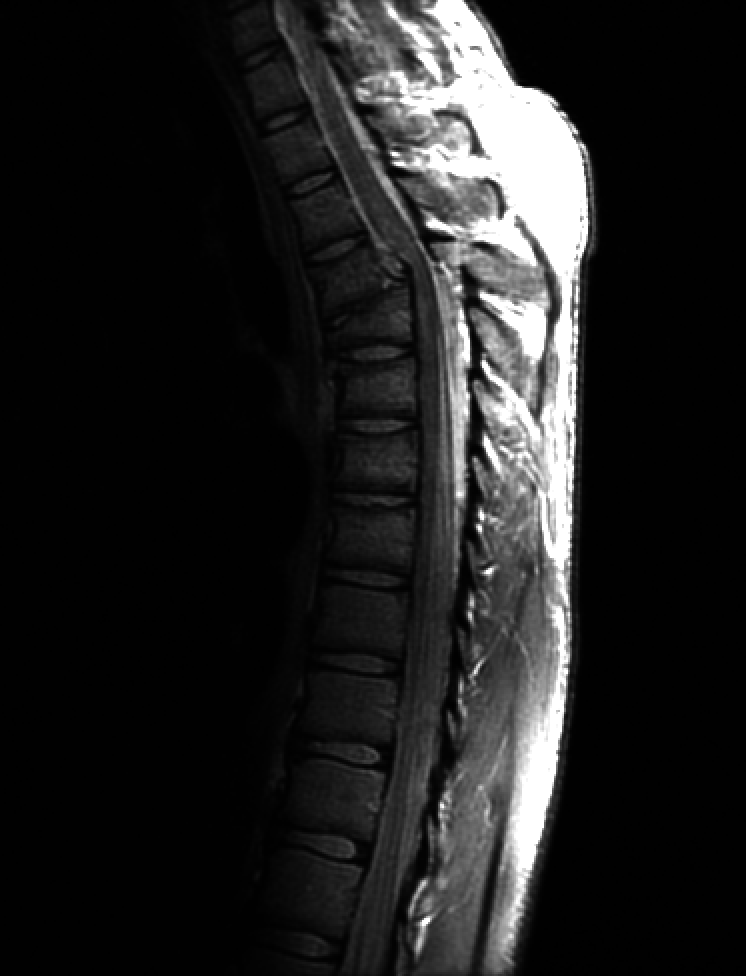
%> input picture Matlab_1/lab1/spine.tif, 746 x 976 px
$ octave lab1.m   (GNU Octave 9; MATLAB toolbox functions it lacks are replaced by stand-ins)
%> lines starting %> are read from the running program, lines starting %| are printed output that depends on the picture
### Matlab_1/final report/histstretch.m
% function for Histogram stretching %
% I = input any img ex; imread ('spine.tif')
% run the function ex: histstretch('spine.tif')

%%
function [s] = histstretch(img1)


img1 = im2double(img1);  % convert image into double format
[r,c]=size(img1);
a=min(img1(:));  % minimum intensity of the image
b=max(img1(:));  % maximum intensity of the image
s=zeros(r,c);

for i=1:r
    for j=1:c
        if img1(i,j)<a
            s(i,j)=0;
        elseif img1(i,j)>b
            s(i,j)=255;
            else
              s(i,j)= 255*(img1(i,j)-a)/(b-a); % implimentaion of the equation
            end
     end
end

subplot(2,2,1), imshow(img1); title ('original img')
subplot(2,2,2), imshow(uint8(s)); title ('histogramstretching img')
subplot(2,2,3), imhist(img1);  title ('before')
subplot(2,2,4),  imhist(uint8(s)); title ('after')
end

### Matlab_1/final report/histequa.m
function [E] = histequa(I)
%%
% function for Histogram stretching %
% I = input any img ex; imread ('spine.tif')
% run the function ex: histequa('spine.tif')

%%
numofpixels = size(I,1)* size(I,2);  %read the size of the image
figure, imshow(I);
title('Original Image');
E = uint8(zeros(size(I,1),size(I,2)));
f = zeros(256,1);
pf = zeros(256,1);
cum = zeros(256,1);
output = zeros(256,1);
n = 1:256;

for i = 1:size(I,1)
    for j = 1:size(I,2)
        value = I(i,j);
        f(value+1) = f(value+1)+1;  % counting number of each intensity level
        pf(value+1) = f(value+1)/numofpixels; % probability density function
    end
end
sum=0;
no_bins=255;
%The cumulative distribution probability is calculated.
for i=1:size(pf)
   sum=sum+f(i);
   cum(i)=sum;
   pf(i)=cum(i)/numofpixels;
   output(i)=round(pf(i)*no_bins); % cdf total intensity value
end

for i=1:size(I,1)
    for j=1:size(I,2)
            E(i,j)=output(I(i,j)+1);
    end
end
figure , imshow(E); title('Histogram equalization')
figure , imhist(E); title('Histogram of img')
end

### Matlab_1/final report/lab1.m
%%
% Here i am reading both the images
% run the program it will show the output of histogram streching and
% equalization


clc; clear all; close all;


im1 = imread('spine.tif');   % first image
%> im1 is the input picture: size 976x746 uint8; min 0, max 255, mean 32.6
im2 = imread('aerial.tif');   % second image
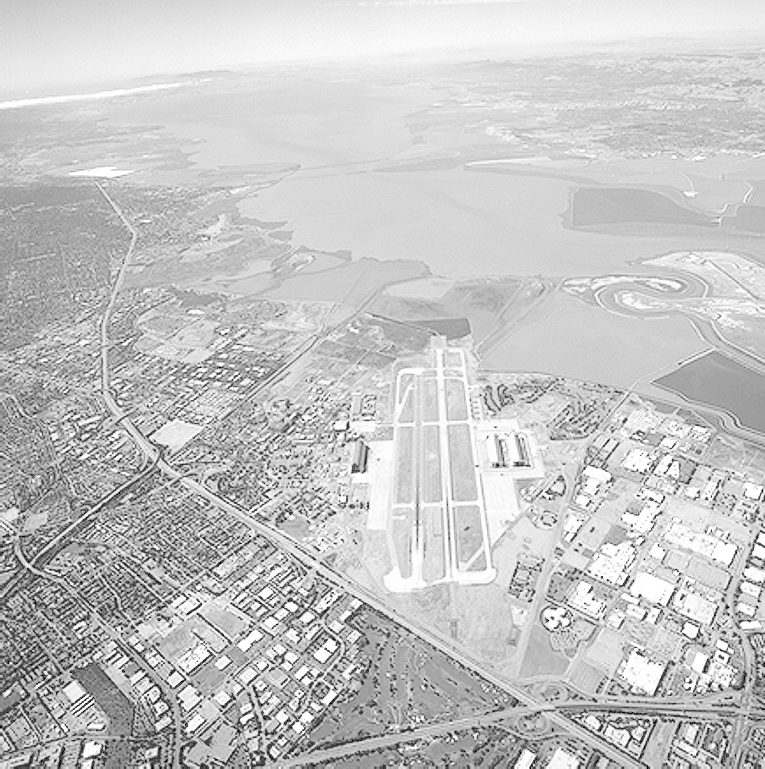
%> input picture Matlab_1/lab1/aerial.tif, 765 x 769 px
%> im2 is the input picture: size 769x765 uint8; min 0, max 255, mean 197.1
img1 = imresize(im1,0.5);  % Here i am resize the image
img2 = imresize(im2,0.5);
% [4 lines of commented-out code are left out]
figure();
img1_histstrach = histstretch(img1); % ouput histogram stretching
%> in histstretch, `a=min(img1(:));`: a = 0
%> in histstretch, `b=max(img1(:));`: b = 1
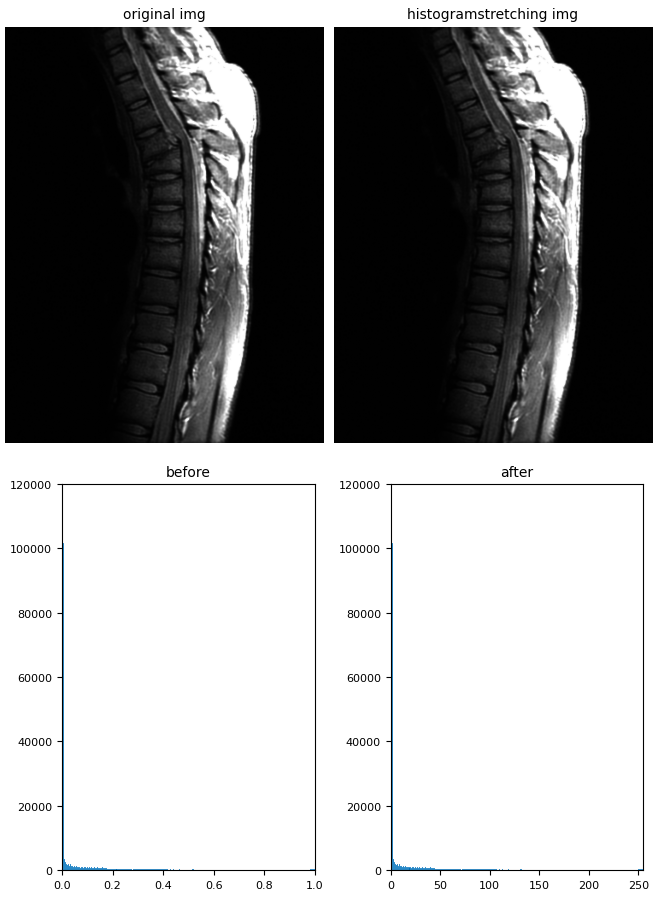
%> figure redrawn from the program's plot data, 4 panels
figure();
img2_histstrach = histstretch(img2);
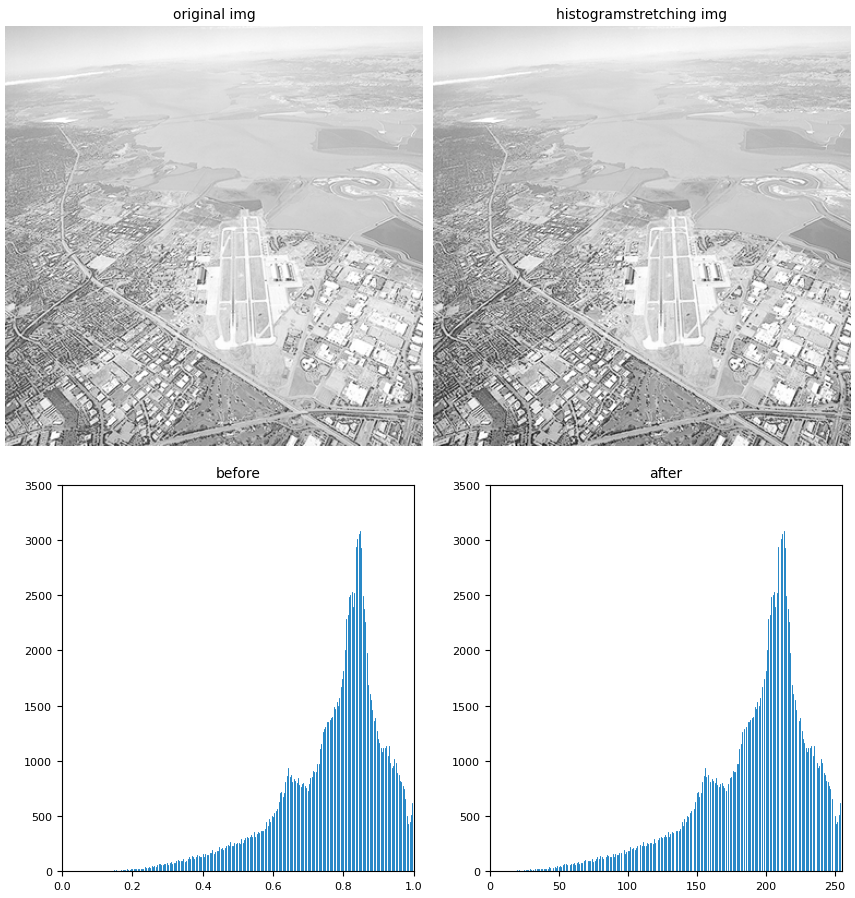
%> figure redrawn from the program's plot data, 4 panels
img1_hist_eq = histequa(img1);   % ouput histogram equalization
%> after the loop in histequa, `for i = 1:size(I,1)`: f = 256 values, max 101789 at index 2, min 0 at index 256, mean 711; pf = 256 values, max 0.559 at index 2, min 0 at index 256, mean 0.00391
%> the loop in histequa, `for i=1:size(pf)` made 256 passes
%> sum on passes 1 to 3: 2648, 104437, 107717
%> after the loop in histequa, `for i=1:size(pf)`: cum = 256 values from 2648 to 182024; output = 256 values from 4 to 255; pf = 256 values from 0.0145 to 1; sum = 182024
%> after the loop in histequa, `for i=1:size(I,1)`:
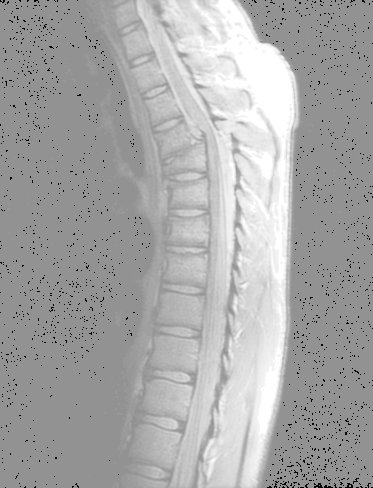
%> E: size 488x373 uint8; min 4, max 255, mean 167.6
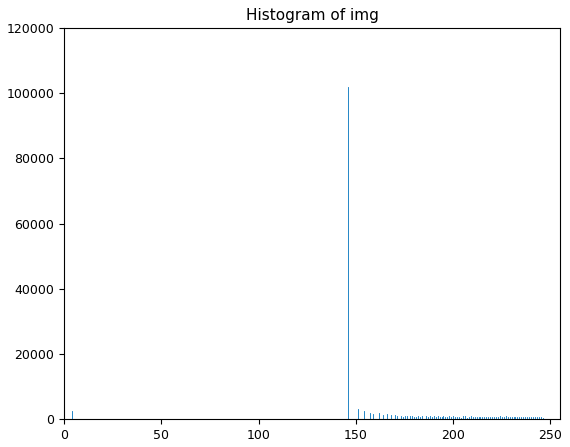
%> figure redrawn from the program's plot data; highest point at x = 146, y = 101789
img2_hist_eq = histequa(img2);
%> after the loop in histequa (call 2), `for i = 1:size(I,1)`: f = 256 values, max 3087 at index 217, min 0 at index 1, mean 576; pf = 256 values, max 0.0209 at index 217, min 0 at index 1, mean 0.00391
%> the loop in histequa (call 2), `for i=1:size(pf)` made 256 passes
%> sum on passes 1 to 3: 0, 0, 0
%> after the loop in histequa (call 2), `for i=1:size(pf)`: cum = 256 values from 0 to 147455; output = 256 values from 0 to 255; pf = 256 values from 0 to 1; sum = 147455
%> after the loop in histequa (call 2), `for i=1:size(I,1)`:
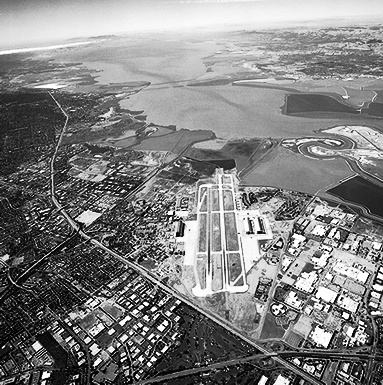
%> E: size 385x383 uint8; min 0, max 255, mean 128.8
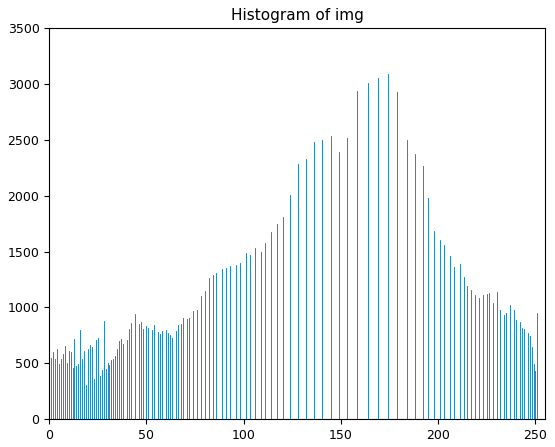
%> figure redrawn from the program's plot data; highest point at x = 174, y = 3087
